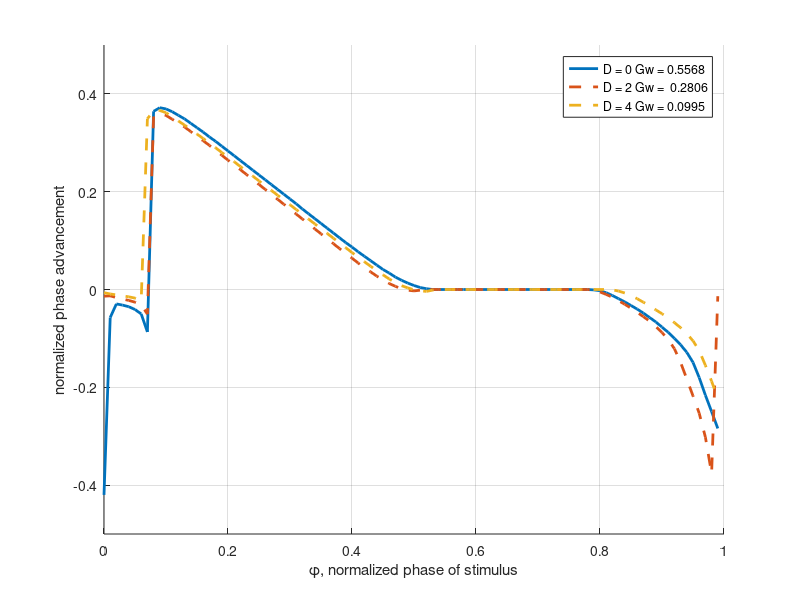
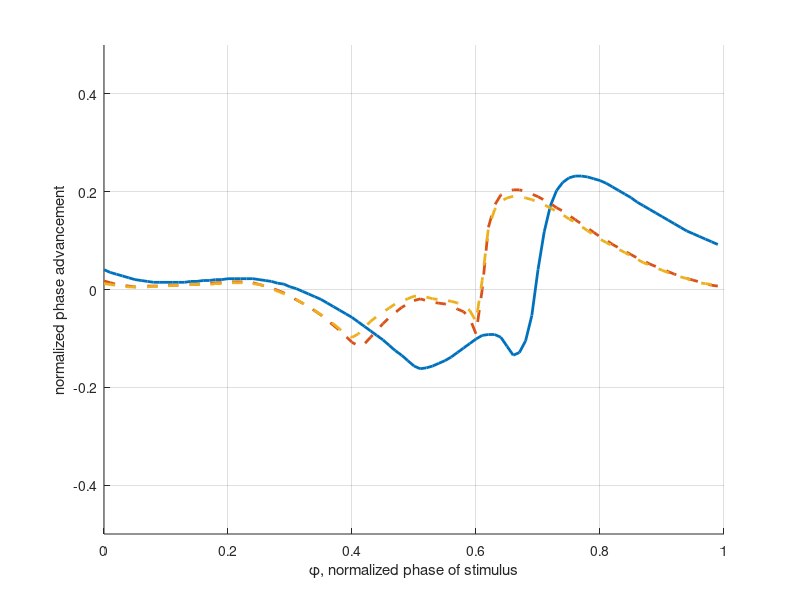

Recreate these plots in MATLAB, in order.
clear all
clc

%% For inhibition
load ('PRC_0-.mat')
N = phase_shift;
load ('PRC_2-.mat')
D2 = phase_shift;
load ('PRC_4-.mat')
D4 = phase_shift;
% load ('PRC_shift-.mat')
% S = phase_shift;

num_phase = 100;

figure(1)
hold on
plot((0:num_phase-1)/num_phase,N(1,:),'LineWidth',2)
plot((0:num_phase-1)/num_phase,D2(1,:),'--','LineWidth',2)
plot((0:num_phase-1)/num_phase,D4(1,:),'--','LineWidth',2)
grid on
ylim([-0.5 0.5])
set(gcf,'Position',[500 200 600 300])
xlabel('\phi, normalized phase of stimulus')
ylabel('normalized phase advancement')

legend('D = 0 Gw = 0.5568','D = 2 Gw =  0.2806','D = 4 Gw = 0.0995')
% legend('D = 0 Gw = 0.7965','D = 2 Gw =  0.4255','D = 4 Gw = 0.2061')

%% For excitation
load ('PRC_0+.mat')
N = phase_shift;
load ('PRC_2+.mat')
D2 = phase_shift;
load ('PRC_4+.mat')
D4 = phase_shift;
% load ('PRC_shift+.mat')
% S = phase_shift;

num_phase = 100;
 
figure(2)
hold on
plot((0:num_phase-1)/num_phase,N(2,:),'LineWidth',2)
plot((0:num_phase-1)/num_phase,D2(2,:),'--','LineWidth',2)
plot((0:num_phase-1)/num_phase,D4(2,:),'--','LineWidth',2)
grid on
ylim([-0.5 0.5])
set(gcf,'Position',[500 200 600 300])
xlabel('\phi, normalized phase of stimulus')
ylabel('normalized phase advancement')
